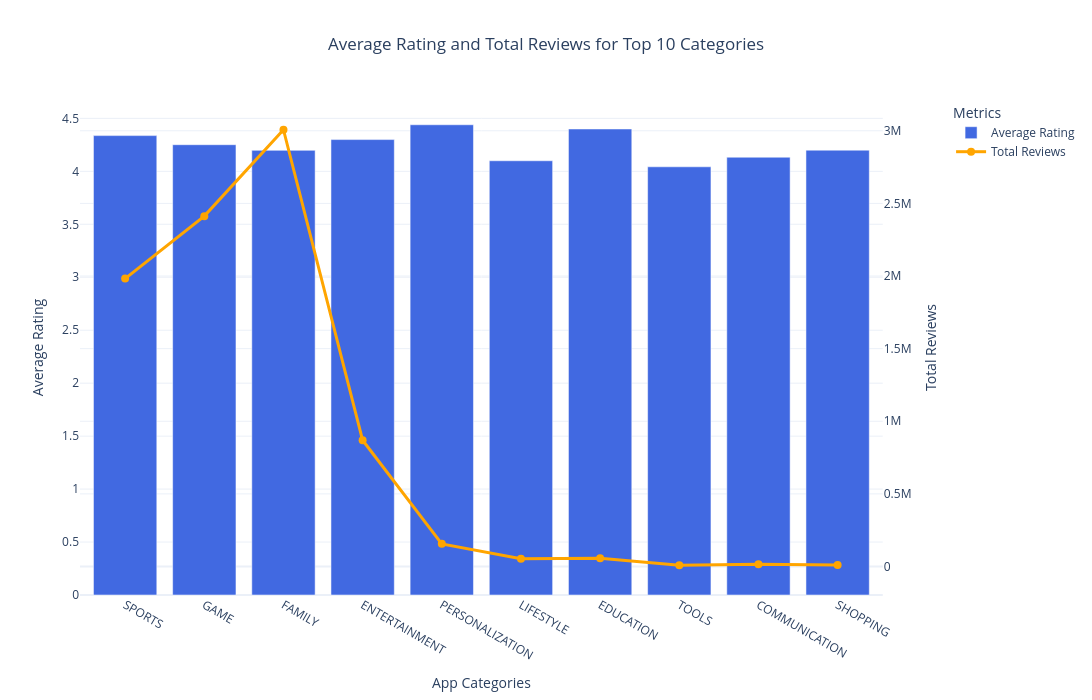

Notebook code for this chart:
### Code cell
current_hour = 16

if 15 <= current_hour < 17:
    fig.show()
else:
    print(
        "This graph is available only between 3 PM IST and 5 PM IST."
    )

### Figure 1 — Plotly figure (JSON) as saved in the notebook; plotly's stock layout.template omitted (floating-point values rounded to 4 significant figures)
{"data": [{"hovertemplate": "<b>%{x}</b><br>Value: %{y:,}<extra></extra>", "marker": {"color": "royalblue"}, "name": "Average Rating", "type": "bar", "x": ["SPORTS", "GAME", "FAMILY", "ENTERTAINMENT", "PERSONALIZATION", "LIFESTYLE", "EDUCATION", "TOOLS", "COMMUNICATION", "SHOPPING"], "xaxis": "x", "y": [4.338, 4.252, 4.198, 4.3, 4.44, 4.1, 4.4, 4.043, 4.133, 4.2], "yaxis": "y"}, {"hovertemplate": "<b>%{x}</b><br>Value: %{y:,}<extra></extra>", "line": {"color": "orange", "width": 3}, "marker": {"size": 8}, "mode": "lines+markers", "name": "Total Reviews", "type": "scatter", "x": ["SPORTS", "GAME", "FAMILY", "ENTERTAINMENT", "PERSONALIZATION", "LIFESTYLE", "EDUCATION", "TOOLS", "COMMUNICATION", "SHOPPING"], "xaxis": "x", "y": [1982017, 2412245, 3006890, 869111, 156004, 53376, 57645, 8731, 15398, 9975], "yaxis": "y2"}], "layout": {"height": 700, "legend": {"title": {"text": "Metrics"}}, "title": {"text": "Average Rating and Total Reviews for Top 10 Categories", "x": 0.5}, "width": 1200, "xaxis": {"anchor": "y", "domain": [0, 0.94], "title": {"text": "App Categories"}}, "yaxis": {"anchor": "x", "domain": [0, 1], "title": {"text": "Average Rating"}}, "yaxis2": {"anchor": "x", "overlaying": "y", "side": "right", "title": {"text": "Total Reviews"}}}}
